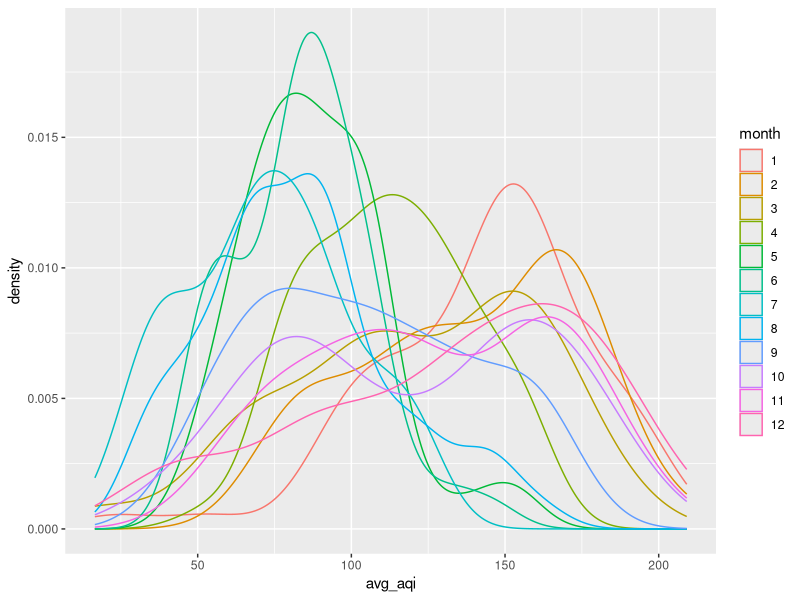
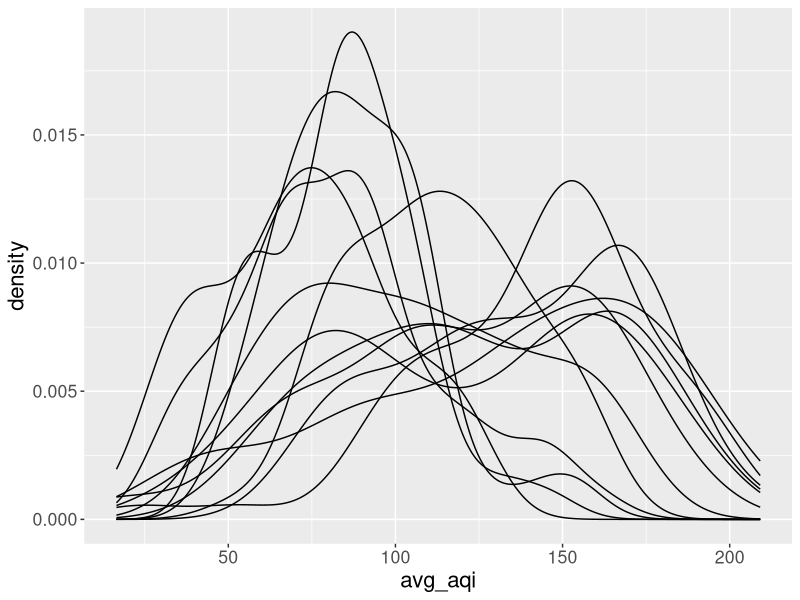
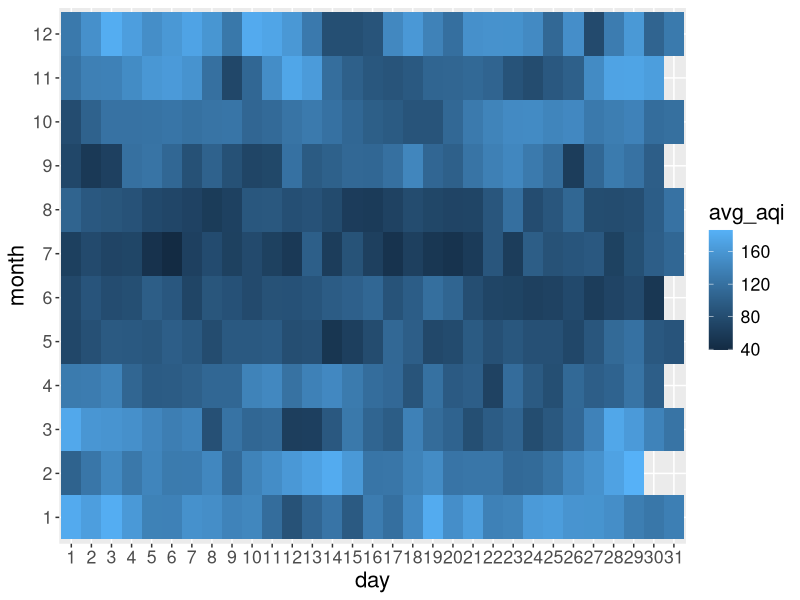

Here is the R script that generated these plots, in order:
## ---- chunk 1
options(htmltools.dir.version = FALSE, width = 90)
knitr::opts_chunk$set(fig.width=4.25, fig.height=3.5, fig.retina=3, fig.align = "center",
                      message=FALSE, warning=FALSE, cache = TRUE,
                      autodep = TRUE, hiline=TRUE, dev = "svg")
library(readr)
library(dplyr)
library(ggplot2)
## ---- chunk 2
air_quality <- read_csv("air-quality.csv")
weather <- read_csv("hanoi_weather_history.csv")

air_quality <- air_quality %>%
    group_by(date, year, month, day) %>%
    summarise(avg_aqi = mean(aqi, na.rm = TRUE)) %>%
    ungroup() %>%
    left_join(
        select(weather, date, min_temp, max_temp,
               max_steady_wind, description)
        )

air_quality <- air_quality %>%
    mutate(month = factor(month),
           year = factor(year),
           day = factor(day))
## ---- chunk 3
knitr::kable(air_quality, format = "html")
## ---- chunk 4

## ---- chunk 5

## ---- chunk 6

## ---- chunk 7

## ---- chunk 8

## ---- chunk 9

## ---- chunk 10

## ---- chunk 11

## ---- chunk 12

## ---- chunk 13

## ---- chunk 14
head(colors(), 30) # print out the first 30 colors
## ---- chunk 15

## ---- chunk 16

## ---- chunk 17

## ---- chunk 18

## ---- chunk 19

## ---- chunk 20

## ---- chunk 21

## ---- chunk 22

## ---- chunk 23

## ---- chunk 24

## ---- chunk 25

## ---- chunk 26

## ---- chunk 27

## ---- chunk 28

## ---- chunk 29
ggplot(air_quality, aes(x = avg_aqi, color = month)) +
    geom_density()
## ---- chunk 30

## ---- chunk 31

## ---- chunk 32
ggplot(air_quality, aes(x = avg_aqi, group = month)) +
    geom_density() +
    theme(text = element_text(size = 16))
## ---- chunk 33

## ---- chunk 34

## ---- chunk 35

## ---- chunk 36

## ---- chunk 37

## ---- chunk 38
weekly <- air_quality %>%
    mutate(week = lubridate::week(date)) %>%
    group_by(year, month, week) %>%
    mutate(avg_per_week = mean(avg_aqi, na.rm = TRUE)) %>%
    ungroup()
weekly <- distinct(weekly, year, month, week, .keep_all = T)
head(weekly[, c("date", "year", "month", "week", 
                "avg_aqi", "avg_per_week")])
## ---- chunk 39

## ---- chunk 40
monthly <- weekly %>%
    group_by(year, month) %>%
    mutate(avg_per_month = mean(avg_aqi, na.rm = TRUE)) %>%
    ungroup()
monthly <- distinct(monthly, year, month, .keep_all = T)
head(monthly[, c("date", "year", "month", "avg_aqi", "avg_per_month")])
## ---- chunk 41

## ---- chunk 42

## ---- chunk 43
air_quality %>%
    group_by(day, month) %>%
    summarise(avg_aqi = median(avg_aqi, na.rm= TRUE)) %>%
    ungroup() %>%
    ggplot(aes(day, month, fill = avg_aqi)) +
    geom_tile() +
    theme(text = element_text(size = 16))
## ---- chunk 44

## ---- chunk 45

## ---- chunk 46

## ---- chunk 47

## ---- chunk 48

## ---- chunk 49

## ---- chunk 50

## ---- chunk 51

## ---- chunk 52
p <- ggplot(air_quality, aes(x = min_temp, y = avg_aqi)) +
    geom_point(size = 3, alpha = 0.6, color = "#003366")
## ---- chunk 53

## ---- chunk 54
categorise_aqi <- function(x, impute) {
    x[is.na(x)] <- impute
    x <- ceiling(x)
    if (x <= 50) return("Good")
    if (x >= 51 & x <= 100) return("Moderate")
    if (x >= 101 & x <= 150) return("Unhealthy for sensitive groups")
    if (x >= 151 & x <= 200) return("Unhealthy")
    if (x >= 201 & x <= 300) return("Very unhealthy")
    if (x > 300) return("Hazardous")
}
air_quality <- air_quality %>%
    mutate(aqi_categ = sapply(avg_aqi, categorise_aqi, median(air_quality$avg_aqi, na.rm = TRUE)))

air_quality <- air_quality %>%
    mutate(aqi_categ = factor(aqi_categ))
## ---- chunk 55

## ---- chunk 56

## ---- chunk 57

## ---- chunk 58

## ---- chunk 59

